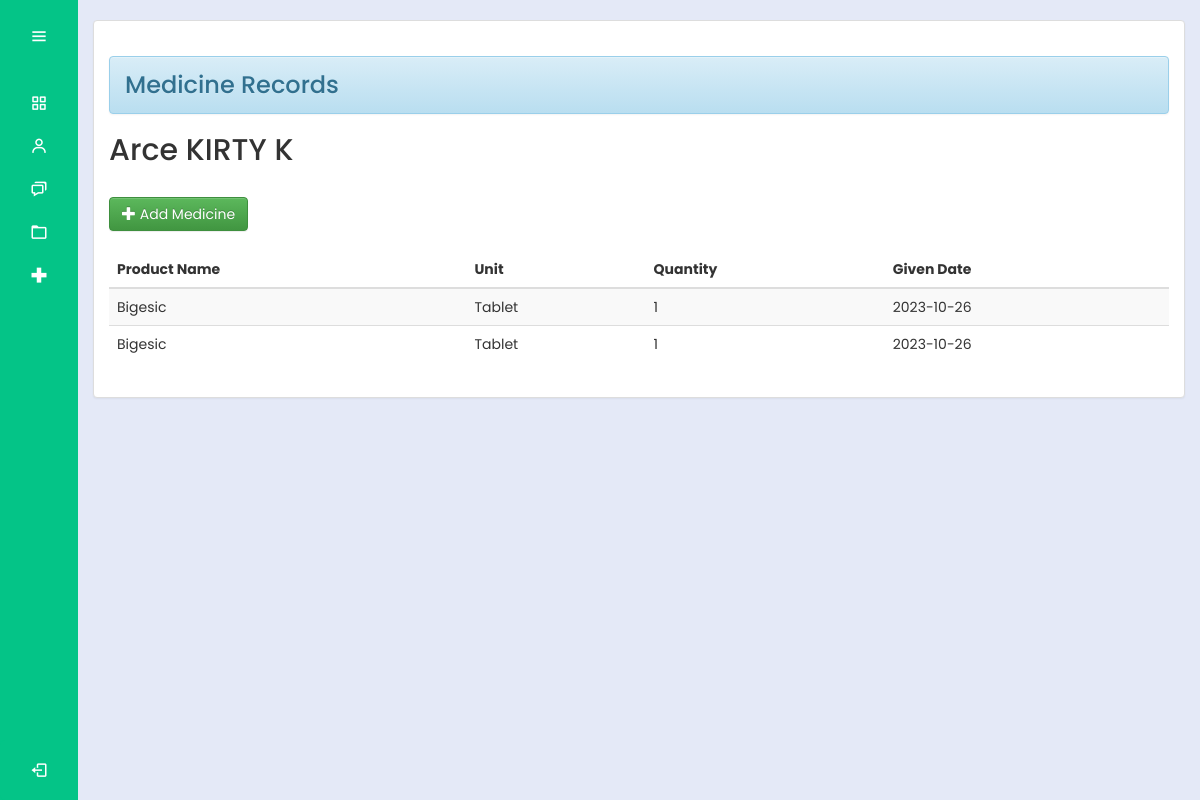
Screenshot of /bhw/resident_med.php?residentId=311 (signed in) with the database file from the repository.
### tables this page shows
CREATE TABLE `residentrecords` (
  `residentId` int(30) NOT NULL,
  `productId` int(30) NOT NULL,
  `lastName` varchar(200) NOT NULL,
  `firstName` varchar(200) NOT NULL,
  `middleName` varchar(200) NOT NULL,
  `dateBirth` date NOT NULL,
  `age` int(10) NOT NULL,
  `sex` varchar(10) NOT NULL,
  `civilStatus` varchar(20) NOT NULL,
  `address` varchar(100) NOT NULL,
  `contactNumber` varchar(11) NOT NULL
);

CREATE TABLE `request_medicine` (
  `req_med_Id` int(11) NOT NULL,
  `residentId` varchar(100) NOT NULL,
  `lastName` varchar(200) NOT NULL,
  `firstName` varchar(200) NOT NULL,
  `middleName` varchar(200) NOT NULL,
  `productId` varchar(100) NOT NULL,
  `productName` varchar(200) NOT NULL,
  `unit` varchar(100) NOT NULL,
  `quantity_req` int(100) NOT NULL,
  `givenDate` date NOT NULL
);

### bhw/resident_med.php (the view, shortened to what this page needs)
<?php
@include "../connection/connect.php";
if(isset($_SESSION['user_data'])){
?>
<!DOCTYPE html>
<html lang="en">
<head>
  <link rel="stylesheet" href="../cssmainmenu/style.css">
  <link href='https://unpkg.com/boxicons@2.1.4/css/boxicons.min.css' rel='stylesheet'>
  <link rel = "stylesheet" type = "text/css" href = "../css/bootstrap.css " />
  <link rel = "stylesheet" type = "text/css" href = "../css/style.css" />
  <link rel="stylesheet" href="https://maxcdn.bootstrapcdn.com/bootstrap/3.3.5/css/bootstrap.min.css">
  <link rel="stylesheet" href="https://maxcdn.bootstrapcdn.com/bootstrap/3.3.5/css/bootstrap-theme.min.css">
<link rel="stylesheet" href="https://maxcdn.bootstrapcdn.com/bootstrap/3.3.5/css/bootstrap-theme.min.css">
</head>
<body>
<?php try {
    include_once('side_menu.php');
} catch (Exception $e) {
    echo "Error: " . $e->getMessage();
}
 ?>
  <section class="home-section">
   <br>
				<div class="container-fluid">
		<div class="panel panel-default">
			<div class="panel-body">
				<h3><div class="alert alert-info">Medicine Records</div></h3>
        <div>
                  <?php
                if (isset($_GET['residentId'])) {
                      $desiredResidentId = $_GET['residentId'];
                      $query = $mysqli->query("SELECT * FROM residentrecords WHERE residentId = '$desiredResidentId'");
                      while ($fetch = $query->fetch_assoc()) {
                        echo '<h2>' .  $fetch['lastName'] . ' ' . $fetch['firstName'] . ' ' . $fetch['middleName']. '</h2>';
                    }
                  } else {
                    echo '<tr><td colspan="3">Resident ID not provided in the URL.</td></tr>';
                }
                ?>
              </div>
              <br />
                <?php
                    if (isset($_GET['residentId'])) {
                        $residentId = $_GET['residentId'];
                        echo '<a class="btn btn-success" href="add_med_res.php?residentId=' . $residentId . '"><i class="glyphicon glyphicon-plus"></i> Add Medicine</a>';
                    } else {
                        echo '<p>Resident ID not provided.</p>';
                    }
                  ?>
                  <br /><br />
                  <table id="table" class="table table-striped table-hover">
                    <thead>
                      <tr>
                        <th>Product Name</th>
                        <th>Unit</th>
                        <th>Quantity</th>
                        <th>Given Date</th>
                      </tr>
                    </thead>
                <tbody>
              <?php
              if (isset($_GET['residentId'])) {
                  $desiredResidentId = $_GET['residentId'];
                  $query = $mysqli->query("SELECT * FROM request_medicine WHERE residentId = '$desiredResidentId' ORDER BY givenDate DESC");
                  if ($query->num_rows > 0) {
                      while ($fetch = $query->fetch_assoc()) {
                          echo '<tr>';
                          echo '<td>' . $fetch['productName'] . '</td>';
                          echo '<td>' . $fetch['unit'] . '</td>';
                          echo '<td>' . $fetch['quantity_req'] . '</td>';
                          echo '<td>' . $fetch['givenDate'] . '</td>';
                          echo '</tr>';
                      }
                  } else {
                      echo '<tr><td colspan="3">No records found! </td></tr>';
                  }
              } else {
                  echo '<tr><td colspan="3">Resident ID not provided in the URL.</td></tr>';
              }
              ?>
              </tbody>
          </table>
        </div>
      </div>
    </div>
  </section>
</body>
</html>
<?php
}
else{
	header("Location:.././index.php?error=UnAuthorized Access");
}

### cssmainmenu/style.css (style rules this page uses)
:root { --color-default: #04c487; --color-second:#04c487; --color-white:#fff; --color-body:#e4e9f7; --color-light:#e0e0e0; }
* { padding: 0%; margin: 0%; box-sizing: border-box; font-family: 'Poppins', sans-serif; }
body { min-height: 100vh; }
.home-section { position: relative; background-color: var(--color-body); min-height: 100vh; top:0; left:78px; width: calc(100% - 78px); transition: all .5s ease; z-index: 2; }

### css/style.css (style rules this page uses)
body { font-family: Arial, sans-serif; }

### rows the page displays
residentrecords: lastName "Arce", firstName "KIRTY", middleName "K"
request_medicine: productName "Bigesic", unit "Tablet", quantity_req "1", givenDate "2023-10-26"
request_medicine: productName "Bigesic", unit "Tablet", quantity_req "1", givenDate "2023-10-26"
